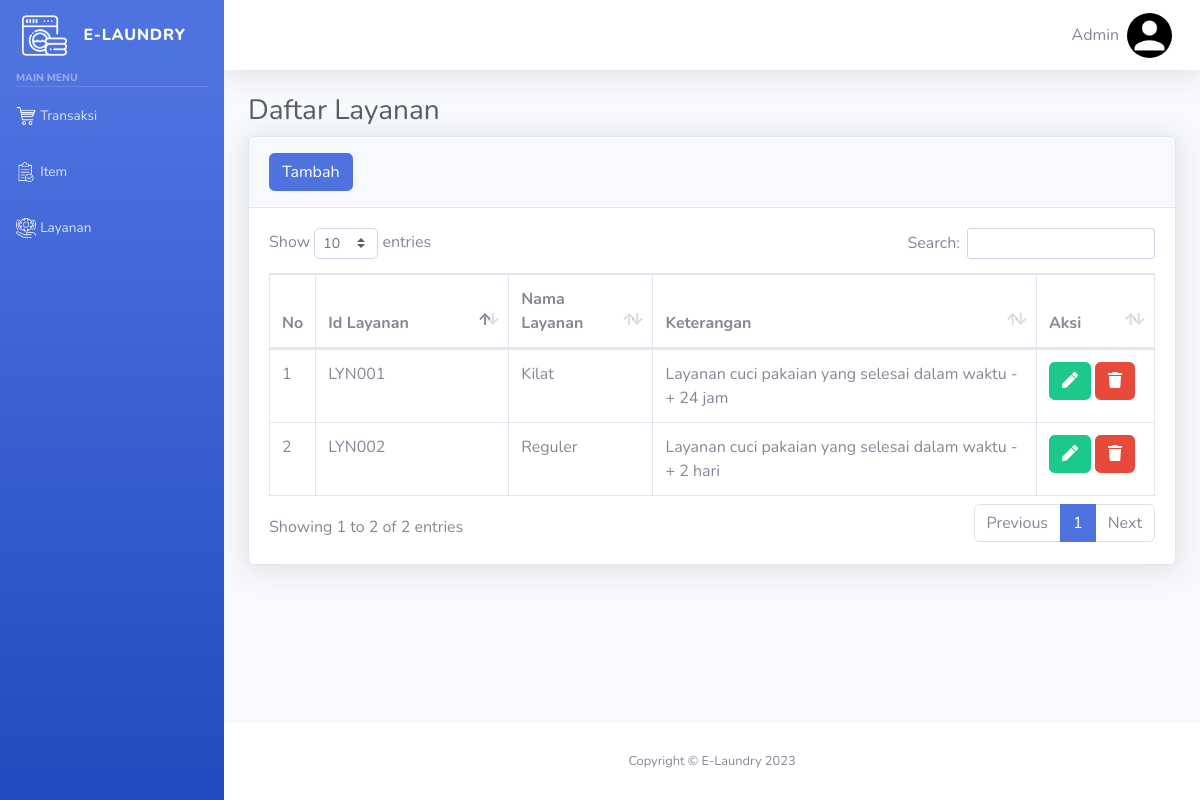
/layanan.php (signed in), run on the app's committed database.
### tables this page shows
CREATE TABLE `menu` (
  `id` int(11) NOT NULL,
  `nama` varchar(100) NOT NULL,
  `url` text NOT NULL,
  `icon` varchar(100) NOT NULL
);

CREATE TABLE `user` (
  `username` varchar(255) NOT NULL,
  `password` varchar(255) NOT NULL,
  `email` varchar(255) NOT NULL,
  `nama` varchar(255) NOT NULL,
  `foto` text NOT NULL
);

CREATE TABLE `layanan` (
  `id_layanan` varchar(10) NOT NULL,
  `nama_layanan` varchar(100) NOT NULL,
  `ket` text NOT NULL
);

### layanan.php (the view, shortened to what this page needs)
<!DOCTYPE html>
<html lang="en">
<?php
    include 'koneksi.php';
 ?>
<head>
    <?php include 'other/head.php'; ?>
</head>
<body id="page-top">
    <div id="wrapper">
        <?php include 'other/sidebar.php'; ?>
        <div id="content-wrapper" class="d-flex flex-column">
            <div id="content">
                <nav class="navbar navbar-expand navbar-light bg-white topbar mb-4 static-top shadow">
                        <?php include 'other/topbar.php'; ?>
                </nav>
                <div class="container-fluid">
                    <h1 class="h3 mb-2 text-gray-800">Daftar Layanan</h1>
                    <div class="card shadow mb-4">
                        <div class="card-header py-3">
                            <button class="btn btn-primary btn-icon-split" Data-toggle="modal" data-target="#tambahModal">
                                <span class="text">Tambah</span>
                            </button>
                        </div>
                        <div class="card-body">
                            <div class="table-responsive">
                                <table class="table table-bordered" id="dataTable" width="100%" cellspacing="0">
                                    <thead>
                                        <tr>
                                            <th style="width: 20px">No</th>
                                            <th style="width: 150px">Id Layanan</th>
                                            <th>Nama Layanan</th>
                                            <th>Keterangan</th>
                                            <th style="width: 75px;">Aksi</th>
                                        </tr>
                                    </thead>
                                    <tbody>
                                        <?php
                                            $query= mysqli_query($conn, "select * from layanan");
                                            while ($dt=mysqli_fetch_assoc($query)) {
                                        ?>
                                        <tr>
                                            <td></td>
                                            <td><?php echo $dt["id_layanan"]; ?></td>
                                            <td><?php echo $dt["nama_layanan"] ?></td>
                                            <td><?php echo $dt["ket"] ?></td>
                                            <td>
                                                <button class="btn btn-success btn-box" Data-toggle="modal" data-target="#editModal<?php echo $dt['id_layanan'] ?>">
                                                    <i class='fas fa-pen'></i>
                                                </button>
                                                <button class="btn btn-danger btn-box" Data-toggle="modal" data-target="#delModal<?php echo $dt['id_layanan'] ?>">
                                                    <i class='fas fa-trash'></i>
                                                </button>
                                            </td>
                                        </tr>
                                        <?php } ?>
                                    </tbody>
                                </table>
                            </div>
                        </div>
                    </div>
                </div>
            </div>
            <?php include 'other/footer.php'; ?>
        </div>
    </div>
</body>
</html>

### other/sidebar.php
 <ul class="navbar-nav bg-gradient-primary sidebar sidebar-dark accordion" id="accordionSidebar">
    <a class="sidebar-brand d-flex align-items-center justify-content-center" href="index.php">
        <div class="sidebar-brand-icon">
            <img src="assets/img/logo.png" style="width: 45px;">
        </div>
        <div class="sidebar-brand-text mx-3">E-Laundry</div>
    </a>
    <div class="sidebar-heading">Main Menu</div>
    <hr class="sidebar-divider my-0">
    <?php
        include 'koneksi.php';
        $query= mysqli_query($conn,"select * from menu");
        while ($dt=mysqli_fetch_assoc($query)) {
    ?>
    <?php $a = $_SERVER['REQUEST_URI'];
        $b = explode("/", $a);
        ?>
        <li class="nav-item <?php if($b['2']==$dt['url']){echo'active';}?>">
            <a class="nav-link" href="<?php echo $dt['url']; ?>">
                <img src="assets/img/<?php echo $dt['icon'] ?>" width="20px">
                <span><?php echo $dt['nama']; ?></span></a>
        </li>
    <?php
        }
    ?>
</ul>

### other/topbar.php (shortened to what this page needs)
<?php
	include 'koneksi.php';
	$query = mysqli_query($conn, "SELECT * FROM `user` WHERE username='".$_SESSION['username']."'");
	$user=mysqli_fetch_assoc($query);
 ?>
<ul class="navbar-nav ml-auto">
	<li class="nav-item dropdown no-arrow">
		<a class="nav-link dropdown-toggle" href="#" id="userDropdown" role="button"
		data-toggle="dropdown" aria-haspopup="true" aria-expanded="false">
		<span class="mr-2 d-none d-lg-flex text-gray-600"><?php echo $user['nama']; ?></span>
		<img class="rounded-circle" style="width: 45px;" src="assets/img/profil/<?php echo $user['foto'] ?>">
	</a>
	</li>
</ul>

### data on the page
menu: icon (picture), nama "Transaksi"
menu: icon (picture), nama "Item"
menu: icon (picture), nama "Layanan"
user: nama "Admin", foto (placeholder picture)
layanan: id_layanan "LYN001", nama_layanan "Kilat", ket "Layanan cuci pakaian yang selesai dalam waktu -+ 24 jam"
layanan: id_layanan "LYN002", nama_layanan "Reguler", ket "Layanan cuci pakaian yang selesai dalam waktu -+ 2 hari"
